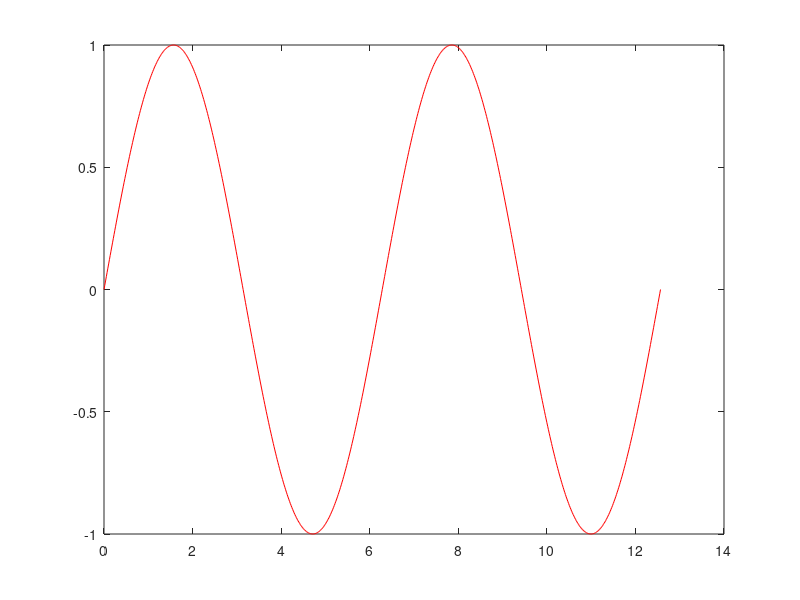

Here is the MATLAB script that generated this plot: (Note: this script raises an error after producing the figure.)
function a = manip()
  x = 0:1:720;
  x = x.*(pi/180);
  y = sin(x);
  ex = exp(x);
  figure('name', 'Original Signals');
  plot(x, y, 'color', 'red');
  hold-on;
  plot(x, ex, 'color', 'green');
  hold-on;
  l = legend('sin', 'exp');
  legend(l, 'location', 'northeastoutside');
  axis([0 15 -5 5]);
  figure('name', 'Manipulated Signals');
  plot(x, y+ex, 'color', 'blue');
  hold-on;
  plot(x, y.*ex, 'color', 'black');
  hold-on;
  axis([0 15 -200 200]);
  l = legend('sin+exp', 'sin*exp');
  legend(l, 'location', 'northeastoutside');
  a = 1;